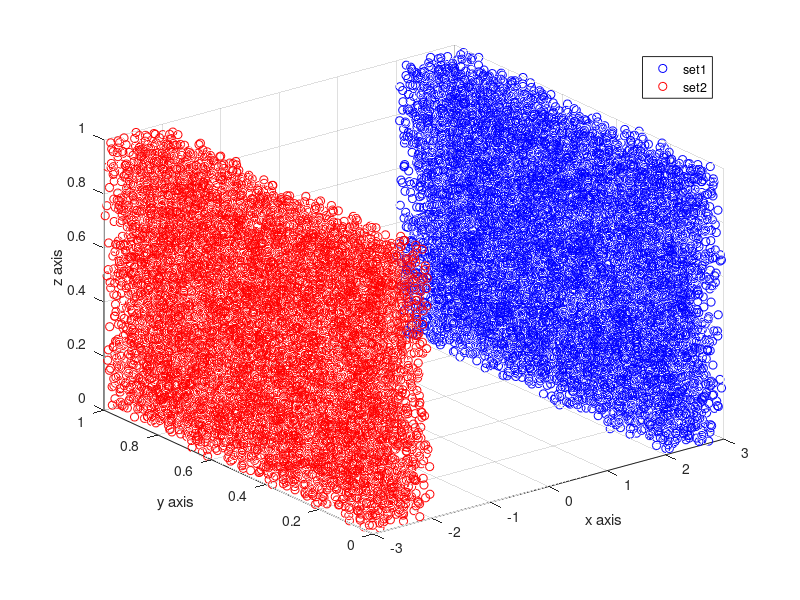
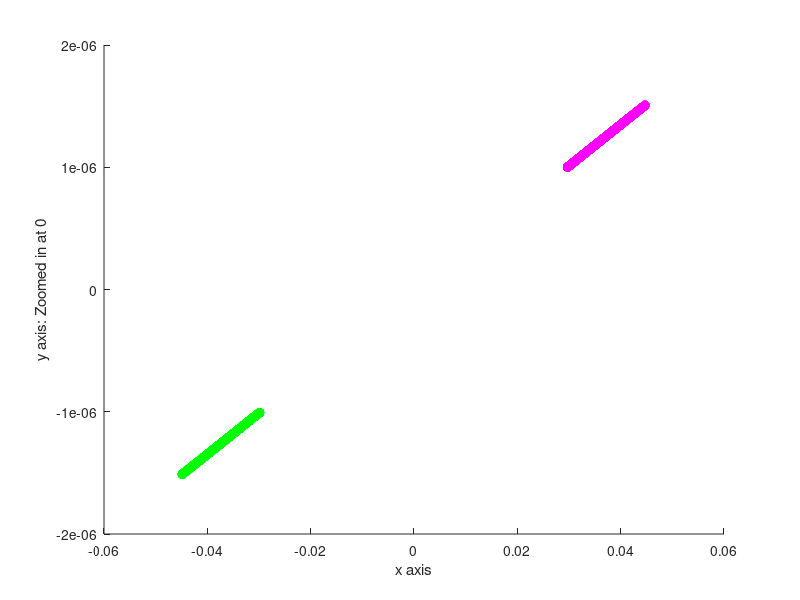

MATLAB code for these plots, in order:

close all

%% LDA

NoPts = 10000;

% generate two data sets of 100 2D points
set1 = [((rand(1,NoPts)) + 2)', (rand(1,NoPts))', (rand(1,NoPts))'];
scatter3(set1(:,1),set1(:,2),set1(:,3),'b')

hold on
set2 = [((rand(1,NoPts)) - 3)', (rand(1,NoPts))', (rand(1,NoPts))'];
scatter3(set2(:,1),set2(:,2),set2(:,3),'r')

xlabel('x axis')
ylabel('y axis')
zlabel('z axis')
legend('set1','set2')


%% compute mean. p = aprior probability

u_set1 = mean(set1)';
u_set2 = mean(set2)';

p1 = 0.5; p2 = 0.5;
u_total = (p1*u_set1) + (p2*u_set2);


%% Compute normalized covariance matrix

% Debug this: I think X and Y have mixed up here

diff = set1' - [repmat(u_set1(:,1),1,size(set1,1))];
C1 = (diff*diff')%./100;
[U1 V1] = eig(C1);

diff = set2' - [repmat(u_set2(:,1),1,size(set2,1));];
C2 = (diff*diff')%./100;
[U2 V2] = eig(C2);


%% Compute within/between class scatter

val1 = (u_set1 - u_total)*(u_set1 - u_total)';
val2 = (u_set2 - u_total)*(u_set2 - u_total)';


Cb = val1 + val2;
Cw = (p1*C1) + (p2*C2);


[Ub Vb] = eig(Cb);
[Uw Vw] = eig(Cw);


%% Compute class independent criteria

criteria = inv(Cw)*Cb;
[U_criteria V_criteria] = eig(criteria)


%% Transform data to criteria

for i=1:size(set1,1)
    set1(i,:) = criteria'*set1(i,:)';
    set2(i,:) = criteria'*set2(i,:)';
end



%% plot transformed data

figure(2)
scatter(set1(:,1),set1(:,2),'m');
hold on
scatter(set2(:,1),set2(:,2),'g')
ylabel('y axis: Zoomed in at 0')
xlabel('x axis')

